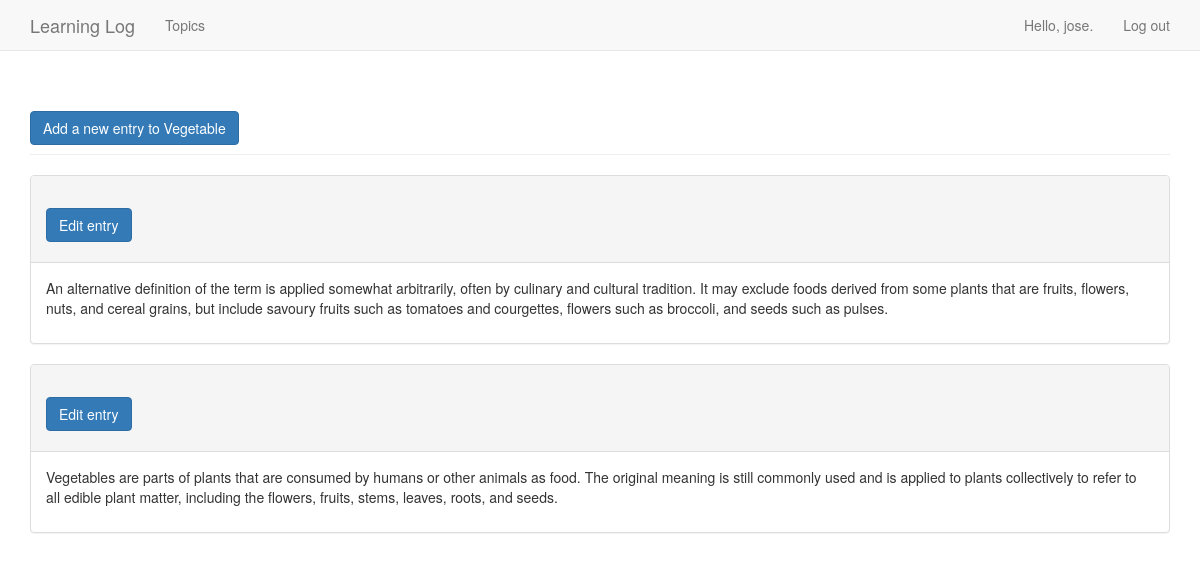
/topics/13/ (signed in), run on the app's committed database.
### learning_logs/models.py (models this page shows, shortened)
class Topic(models.Model):
    text = models.CharField(max_length=200)
    date_added = models.DateTimeField(auto_now_add=True)
    owner = models.ForeignKey(User, on_delete=models.SET_NULL, null=True)
    def __str__(self) -> str:
        return self.text

class Entry(models.Model):
    topic = models.ForeignKey(Topic, on_delete=models.SET_NULL, null=True)
    text = models.TextField()
    date_added = models.DateTimeField(auto_now_add=True)
    class Meta:
        verbose_name_plural = 'Entries'

### learning_logs/views.py (the view)
# urls.py: path('topics/<int:topic_id>/', views.topic, name='topic'), # Página de detalhes para um único assunto
@login_required(login_url='users:login', redirect_field_name='next')
def topic(request, topic_id):
    topic = Topic.objects.get(id=topic_id)
    check_topic_owner(request, topic)
    entries = topic.entry_set.order_by('-date_added')
    context = {'topic': topic, 'entries': entries}
    return render(request, 'learning_logs/pages/topic.html', context)

### utils/check_topic_owner.py (called while the page is built)
def check_topic_owner(request, topic):
    if topic.owner != request.user:
        raise Http404

### learning_logs/templates/learning_logs/pages/topic.html (shortened to what this page needs)
{% extends 'learning_logs/pages/base.html' %}
{% block header %}
    <a href="{% url 'learning_logs:new_entry' topic.id %}">
        <button name="submit" class="btn btn-primary">Add a new entry to {{ topic }}</button>
    </a>
{% endblock header %}
{% block content %}
    {% for entry in entries %}
        <div class="panel panel-default">
            <div class="panel-heading">
                <h3>
                    <small>
                        <a href="{% url 'learning_logs:edit_entry' entry.id %}">
                            <button name="submit" class="btn btn-primary">Edit entry</button>
                        </a>
                    </small>
                </h3>
            </div>
            <div class="panel-body">
                {{ entry.text|linebreaks }}
            </div>
        </div>
    {% empty %}
        <li>No topics have been added yet.</li>
    {% endfor %}
{% endblock content %}

### learning_logs/templates/learning_logs/pages/base.html (shortened to what this page needs)
{% load bootstrap3 %}
<!DOCTYPE html><html lang="en">
<head>
    {% bootstrap_css %}
</head>
<body>
    <nav class="navbar navbar-default navbar-static-top"> <div class="container">
        <div class="navbar-header">
            <a class="navbar-brand" href="{% url 'learning_logs:index' %}">Learning Log</a>
        </div>
        <div id="navbar" class="navbar-collapse collapse">
        <ul class="nav navbar-nav">
            <li>
                <a href="{% url 'learning_logs:topics' %}">Topics</a>
            </li>
        </ul>
        <ul class="nav navbar-nav navbar-right">
            {% if user.is_authenticated %}
                <li><a>Hello, {{ user.username }}.</a></li> <li><a href="{% url 'users:logout' %}">Log out</a></li>
            {% else %}
                <li><a href="{% url 'users:register' %}">Register</a></li> <li><a href="{% url 'users:login' %}">Log in</a></li>
            {% endif %}
        </ul> </div>
        </div>
    </nav>
    <div class="container">
        <div class="page-header">
            {% block header %}{% endblock header %}
        </div>
        <div>
            {% block content %}{% endblock content %}
        </div>
    </div>
</body>
</html>

### data on the page
Topic: text "Vegetable"
Entry: text "An alternative definition of the term is applied somewhat arbitrarily, often by culinary and cultural tradition. It may exclude foods derived from some plants that are fruits, flowers, nuts, and cereal grains, but include savoury fruits such as tomatoes and courgettes, flowers such as broccoli, and seeds such as pulses."
Entry: text "Vegetables are parts of plants that are consumed by humans or other animals as food. The original meaning is still commonly used and is applied to plants collectively to refer to all edible plant matter, including the flowers, fruits, stems, leaves, roots, and seeds."

### other printed values
{{ user.username }} "jose"
